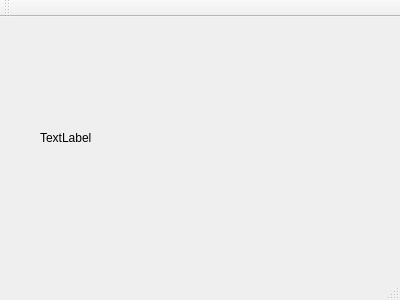
<?xml version="1.0" encoding="UTF-8"?>
<ui version="4.0">
 <class>MainWindow</class>
 <widget class="QMainWindow" name="MainWindow">
  <property name="geometry">
   <rect>
    <x>0</x>
    <y>0</y>
    <width>400</width>
    <height>300</height>
   </rect>
  </property>
  <property name="windowTitle">
   <string>TolokaNew</string>
  </property>
  <widget class="QWidget" name="centralWidget">
   <widget class="QLabel" name="label">
    <property name="geometry">
     <rect>
      <x>40</x>
      <y>20</y>
      <width>231</width>
      <height>201</height>
     </rect>
    </property>
    <property name="text">
     <string>TextLabel</string>
    </property>
    <property name="wordWrap">
     <bool>true</bool>
    </property>
   </widget>
  </widget>
  <widget class="QMenuBar" name="menuBar">
   <property name="geometry">
    <rect>
     <x>0</x>
     <y>0</y>
     <width>400</width>
     <height>23</height>
    </rect>
   </property>
  </widget>
  <widget class="QToolBar" name="mainToolBar">
   <attribute name="toolBarArea">
    <enum>TopToolBarArea</enum>
   </attribute>
   <attribute name="toolBarBreak">
    <bool>false</bool>
   </attribute>
  </widget>
  <widget class="QStatusBar" name="statusBar"/>
 </widget>
 <layoutdefault spacing="6" margin="11"/>
 <resources/>
 <connections/>
</ui>
